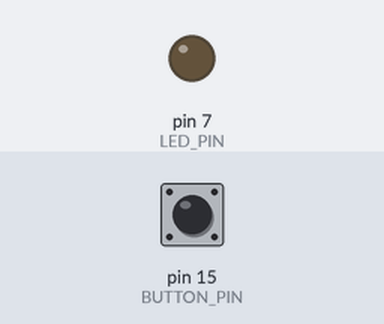
A program run on a simulated Jetson Nano (header pin numbers). Parts: output pins drawn as LEDs (lit = HIGH). The inputs (shaded band) are chosen by the test bench; at power-on: pin 15 (BUTTON_PIN) HIGH.

Above: at 1.2 s.
1.3 s: pin 15 (BUTTON_PIN) pulled LOW for 0.15 s
At 1.37 s:
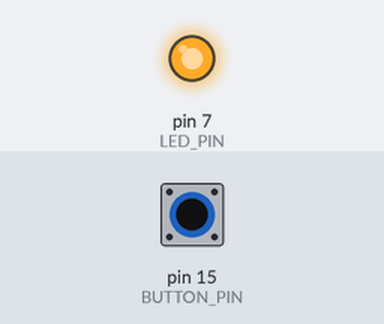
2.9 s: pin 15 (BUTTON_PIN) pulled LOW for 3.2 s
At 7.5 s:
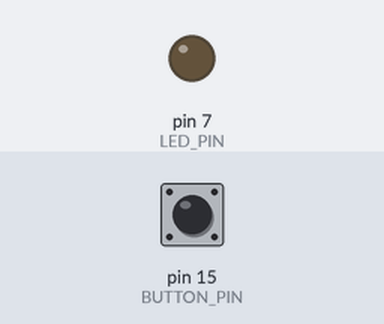
Timing chart, 0 to 9.0 s (numbered marks = the images above; inputs shaded):
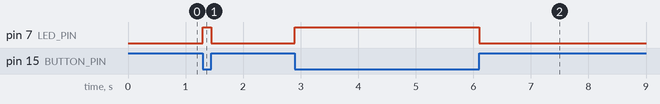

The program:

button_event.py
```python
import Jetson.GPIO as GPIO

LED_PIN = 7
BUTTON_PIN = 15
GPIO.setmode(GPIO.BOARD)
GPIO.setup(LED_PIN, GPIO.OUT, initial=GPIO.LOW)
GPIO.setup(BUTTON_PIN, GPIO.IN)

try:
    while True:
        GPIO.wait_for_edge(BUTTON_PIN, GPIO.FALLING)
        GPIO.output(LED_PIN, GPIO.HIGH)

        GPIO.wait_for_edge(BUTTON_PIN, GPIO.RISING)
        GPIO.output(LED_PIN, GPIO.LOW)
finally:
    GPIO.cleanup()
```

Measured:
- after the input at 1.3 s, pin 7 (LED_PIN): LOW → HIGH at once, → LOW 0.15 s later
- after the input at 2.9 s, pin 7 (LED_PIN): LOW → HIGH at once, → LOW 3.2 s later
